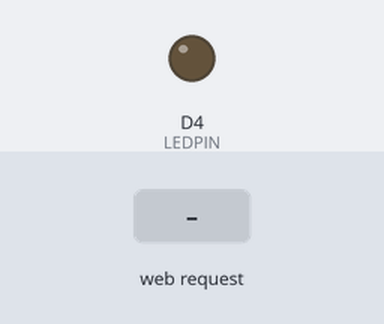
This sketch was run on a simulated ESP8266 (NodeMCU). Parts: output pins drawn as LEDs (lit = HIGH). The test bench sets the inputs (shaded band). WiFi joins after 1.5 s; servers stay silent unless stated; what the sketch prints to the serial monitor is not drawn.

Above: at 4.9 s.
5.0 s: HTTP request GET /?LED=1 received
At 6.7 s:
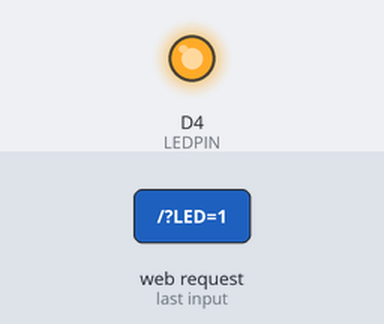
7.0 s: HTTP request GET /?LED=0 received
At 8.3 s:
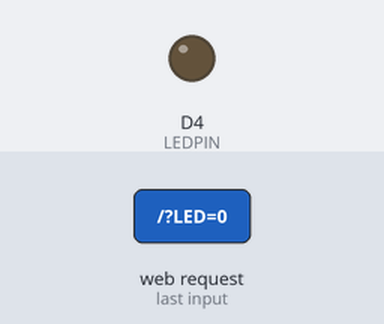
Timing chart, 0 to 10.0 s (numbered marks = the images above; inputs shaded):
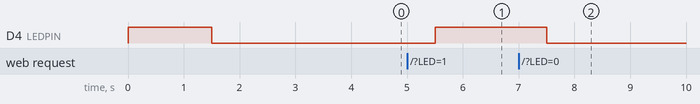

Measured:
- after the input at 5.0 s, D4 (LEDPIN): LOW → HIGH after 0.50 s
- after the input at 7.0 s, D4 (LEDPIN): HIGH → LOW after 0.50 s

The sketch:

NodeMcu_WebServ.ino
```cpp
#include <ESP8266WiFi.h>
#include <WiFiClient.h>
#include <ESP8266WebServer.h>
//#include <DHT.h>
//#include <Adafruit_BMP085.h>

#define LED_BUILTIN D4
#define D0 16
#define D1 5 // I2C Bus SCL (clock)
#define D2 4 // I2C Bus SDA (data)
#define D3 0
#define D4 2 // Same as "LED_BUILTIN", but inverted logic
#define D5 14 // SPI Bus SCK (clock)
#define D6 12 // SPI Bus MISO
#define D7 13 // SPI Bus MOSI
#define D8 15 // SPI Bus SS (CS)
#define D9 3 // RX0 (Serial console)
#define D10 1 // TX0 (Serial console)

#define ssid      "ssid"       // WiFi SSID
#define password  "pass"  // WiFi password
//#define DHTTYPE   DHT22       // DHT type (DHT11, DHT22)
//#define DHTPIN    D4          // Broche du DHT / DHT Pin
#define LEDPIN    LED_BUILTIN          // Led
float   t = 0 ;
float   h = 0 ;
float   p = 0;
int  Distance;  // Odległość w centymetrach
String  stateLed = "OFF";
//sonar
int Trig = D1;   // Numer pinu wyzwolenia
int Echo = D2;   // Numer pinu odpowiedzi

// Création des objets / create Objects
//DHT dht(DHTPIN, DHTTYPE);
//Adafruit_BMP085 bmp;
ESP8266WebServer server ( 80 );

String getPage()
{
  String page = "<html lang=en-EN><head><meta http-equiv='refresh' content='10'/>";
  page += "<title>ESP8266 Demo - www.projetsdiy.fr</title>";
  page += "<style> body { background-color: #fffff; font-family: Arial, Helvetica, Sans-Serif; Color: #000088; }</style>";
  page += "</head><body><h1>ESP8266 Demo</h1>";
//  page += "<h3>DHT22</h3>";
//  page += "<ul><li>Temperature : ";
//  page += t;
//  page += "°C</li>";
//  page += "<li>Humidite : ";
//  page += h;
//  page += "%</li></ul><h3>BMP180</h3>";
//  page += "<ul><li>Pression atmospherique : ";
//  page += p;
//  page += " mbar</li></ul>";
  page += "<h3>Sonar</h3>";
  page += "<ul><li>Distance : ";
  page += Distance;
  page += " cm</li></ul>";
  page += "<h3>GPIO</h3>";
  page += "<form action='/' method='POST'>";
  page += "<ul><li>D3 (state: ";
  page += stateLed;
  page += ")";
  page += "<INPUT type='radio' name='LED' value='1'>ON";
  page += "<INPUT type='radio' name='LED' value='0'>OFF</li></ul>";
  page += "<INPUT type='submit' value='Update State'>";
  page += "<br><br><p><a hrf='https://diyprojects.io'>diyprojects.io</p>";
  page += "</body></html>";
  return page;
}
void handleRoot(){
  if ( server.hasArg("LED") )
  {
    handleSubmit();
  }
  else
  {
    Distance = MeasureDistanceAvg();
    server.send ( 200, "text/html", getPage() );
  }
}

void handleSubmit() {
  // Actualise le GPIO / Update GPIO
  String LEDValue;
  LEDValue = server.arg("LED");
  Serial.print("Set GPIO: "); Serial.println(LEDValue);
  if ( LEDValue == "1" ) {
    digitalWrite(LEDPIN, 1);
    stateLed = "On";
    server.send ( 200, "text/html", getPage() );
  } else if ( LEDValue == "0" ) {
    digitalWrite(LEDPIN, 0);
    stateLed = "Off";
    server.send ( 200, "text/html", getPage() );
  } else {
    Serial.println("Err Led Value");
  }
}

//-------------------------------------------
// takes few measurements, returns average
int MeasureDistanceAvg()
{
  int DistanceAvg = 0;
  int samples = 5;

  for(int i=0; i<samples; i++)
  {
     DistanceAvg = DistanceAvg + MeasureDistance();
  }
  DistanceAvg = DistanceAvg/ samples;
  Serial.print(F("Distance [cm]: ")); Serial.println(DistanceAvg);
  return DistanceAvg;
}
//-------------------------------------------
// Measure single distance in [cm]
int MeasureDistance()
{
  int dist; //odleglosc w cm
  long EchoTime;  // Czas trwania sygnału ECHO
 // Ustawiamy TRIG w stan niski na 2us
  digitalWrite(Trig, LOW);
  delayMicroseconds(2);

  // Ustawiamy TRIG w stan wysoki na 10us
  digitalWrite(Trig, HIGH);
  delayMicroseconds(10);

  // Ustawiamy TRIG w stan niski - rozpoczynamy pomiar
  digitalWrite(Trig, LOW);

  // Odczytujamy czas trwania stanu wysokiego na pinie ECHO
  EchoTime = pulseIn(Echo, HIGH);

  // Obliczamy odległość
  dist = EchoTime / 58;
  return dist;
}

void setup() {
  Serial.begin ( 115200 );

  pinMode(Trig, OUTPUT);
  pinMode(Echo, INPUT);
  // Initialisation du BMP180 / Init BMP180
//  if ( !bmp.begin() ) {
//    Serial.println("BMP180 KO!");
//    while(1);
//  } else {
//    Serial.println("BMP180 OK");
//  }

  pinMode(LEDPIN, OUTPUT);
  WiFi.begin ( ssid, password );
  // Attente de la connexion au réseau WiFi / Wait for connection
  while ( WiFi.status() != WL_CONNECTED )
  {
    digitalWrite(LEDPIN, HIGH);
    delay ( 500 );
    digitalWrite(LEDPIN, LOW);
    Serial.print ( "." );
  }
  // Connexion WiFi établie / WiFi connexion is OK
  Serial.println ( "" );
  Serial.print ( "Connected to " ); Serial.println ( ssid );
  Serial.print ( "IP address: " ); Serial.println ( WiFi.localIP() );

  // On branche la fonction qui gère la premiere page / link to the function that manage launch page
  server.on ( "/", handleRoot );

  server.begin();
  Serial.println ( "HTTP server started" );

}

void loop() {
  server.handleClient();

//  t = dht.readTemperature();
//  h = dht.readHumidity();
//  p = bmp.readPressure() / 100.0F;
  delay(1000);
}
```
